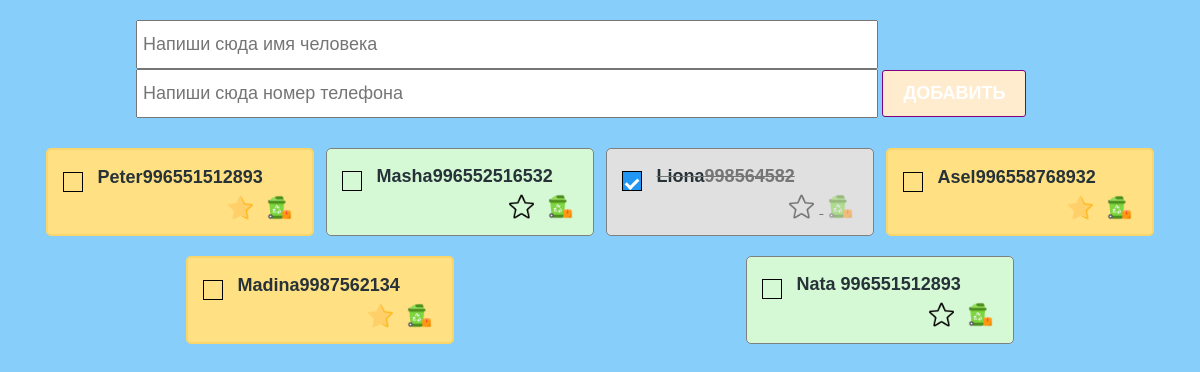
Page /meeting/ on the committed database.
### main/models.py (models this page shows)
class ToMeet(models.Model):
    person = models.CharField(max_length=100)
    phone_number = models.CharField(max_length=15)
    data_of_meeting = models.DateTimeField(auto_created=True, null=True)
    is_closed = models.BooleanField(default=False)
    is_favorite = models.BooleanField(default=False)

### main/views.py (the view)
# urls.py: path("meeting/", meeting, name="meeting"),
def meeting(request):
    to_meet = ToMeet.objects.all()
    return render(request, "meeting.html", {"to_meet": to_meet} )

### main/templates/meeting.html (shortened to what this page needs)
{% load static %}
<!DOCTYPE html>
<html lang="en">
<head>
    <link rel="stylesheet" href="{% static 'styles/index.css' %}" />
    <link rel="stylesheet" href="{% static 'styles/styles.css' %}" />
</head>
<body>
  <section class="wrapper">
    <div class="create_container">
      <form action="{% url 'add-tomeet' %}" method="POST">
                <input class="create_input" type="text" placeholder="Напиши сюда имя человека" name="tomeet_person" />
                 <input class="create_input" type="tel" placeholder="Напиши сюда номер телефона" name="tomeet_phone_number" />
                <button class="create_button"> Добавить </button>
        </div>
        <div class="todo_container">
                {% for tomeet in to_meet %}
                <div class="todo_item
                   {% if tomeet.is_favorite %}
                        marked
                    {% elif tomeet.is_closed %}
                        done
                   {% endif %}
                ">
                    <div class="todo_item_header">
                        <label class="checkbox_container">
                            <span class="checkmark"></span>
                        </label>
                        <h4> <a href="{% url 'closed-tomeet' tomeet.id %}">{{ tomeet.person}}</a></h4>
                        <h4> {{ tomeet.phone_number}}</h4>
                    </div>
                    <div class="todo_item_footer">
                        <div class="action_buttons">
                            {% if tomeet.is_favorite%}
                            <a href="{% url 'unmark-tomeet' tomeet.id %}"><img src="{% static './icons/favourite.png' %}" /></a>
                            {% else %}
                            <a href="{% url 'marked-tomeet' tomeet.id %}"><img src="{% static './icons/star (1).png' %}" /></a>
                            {% endif %}
                            <a href="{% url 'clean-tomeet' tomeet.id %}"><img src="{% static './icons/recycle-bin.png' %}" /></a>
                        </div>
                    </div>
                </div>
                {% endfor%}
        </div>
    </section>
    </html>

### main/static/styles/index.css (style rules this page uses)
* { box-sizing: border-box; margin: 0; padding: 0; color: #263238; }
section { width: 100%; padding: 20px; display: flex; flex-direction: column; align-items: center; }
.create_container { width: 80%; }
.create_input { padding: 12px 5px; font-size: 18px; width: 80%; }
.create_button { padding: 12px 20px; background-color: blanchedalmond; border: 1px solid purple; color: white; font-size: 18px; text-transform: uppercase; font-weight: bold; border-radius: 3px; cursor: pointer; }
.todo_container { padding: 30px 20px; display: flex; justify-content: space-around; flex-wrap: wrap; width: 100%; }
.todo_item { border: 1px solid gray; border-radius: 5px; width: 24%; padding: 10px 15px; background-color: rgb(213, 248, 213); margin-bottom: 20px; }
.todo_item.done { background-color: #e0e0e0; text-decoration: line-through; color: #757575; }
.todo_item.done h4, .todo_item.done p, .todo_item.done span { color: #757575; }
.todo_item.done img { opacity: 0.5; }
.todo_item.marked { background-color: #ffe082; border: 2px solid #fad66a; }
.todo_item_header { display: flex; align-items: center; min-height: 35px; }
.todo_item_header h4 { font-size: 18px; font-family: sans-serif; }
.todo_item_header h4 a { text-decoration: none; }
.todo_item_footer { display: flex; justify-content: space-between; align-items: center; }
.todo_item_footer img { width: 25px; height: 25px; margin: 0 5px; cursor: pointer; }
.checkbox_container { display: block; position: relative; padding-left: 35px; margin-bottom: 12px; cursor: pointer; font-size: 22px; -webkit-user-select: none; -moz-user-select: none; -ms-user-select: none; user-select: none; }
.checkmark { position: absolute; top: 0px; left: 0; height: 20px; width: 20px; border: 1px solid black; }
.checkmark:after { content: ""; position: absolute; display: none; }
.checkbox_container input:checked~.checkmark:after { display: block; }
.checkbox_container input:checked~.checkmark { background-color: #2196f3; }
.checkbox_container .checkmark:after { left: 5px; top: 4px; width: 5px; height: 10px; border: solid white; border-width: 0 3px 3px 0; -webkit-transform: rotate(45deg); -ms-transform: rotate(45deg); transform: rotate(45deg); }

### main/static/styles/styles.css (style rules this page uses)
.wrapper { background-color: lightskyblue; height: 100vh; }

### rows in the picture
ToMeet: person "Peter", phone_number "996551512893", is_favorite True (drawn)
ToMeet: person "Masha", phone_number "996552516532", is_favorite False (drawn)
ToMeet: person "Liona", phone_number "998564582", is_favorite False (drawn)
ToMeet: person "Asel", phone_number "996558768932", is_favorite True (drawn)
ToMeet: person "Madina", phone_number "9987562134", is_favorite True (drawn)
ToMeet: person "Nata 996551512893", is_favorite False (drawn)
